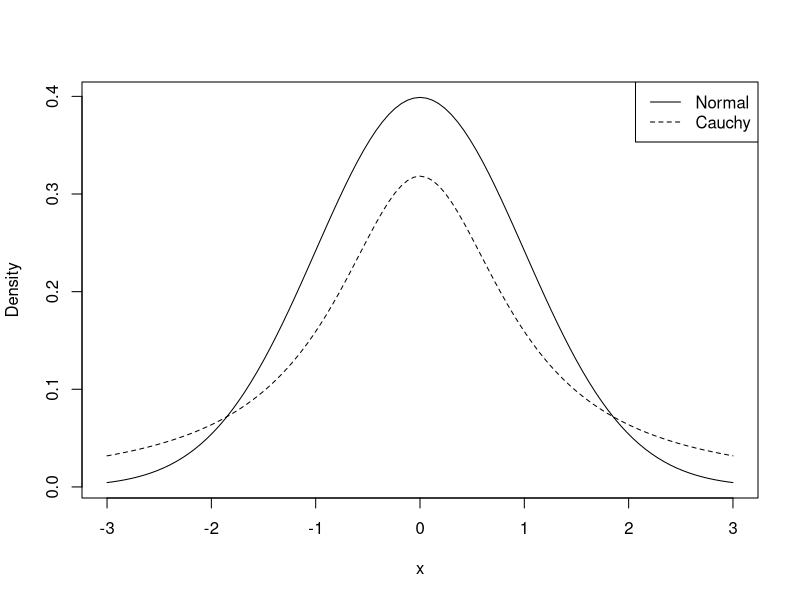
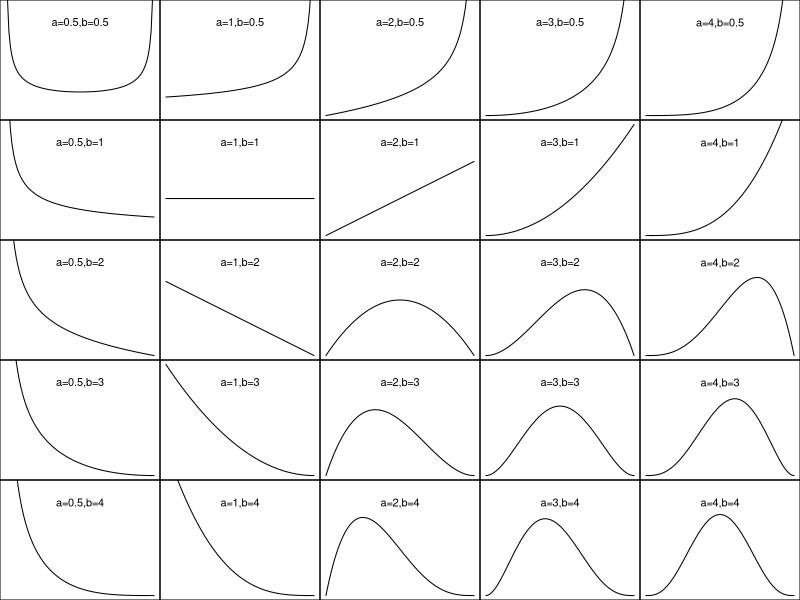
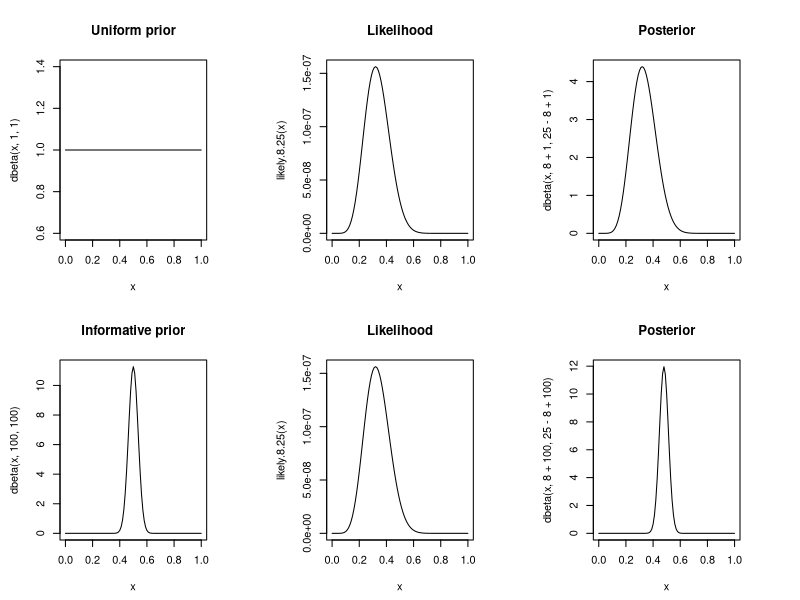
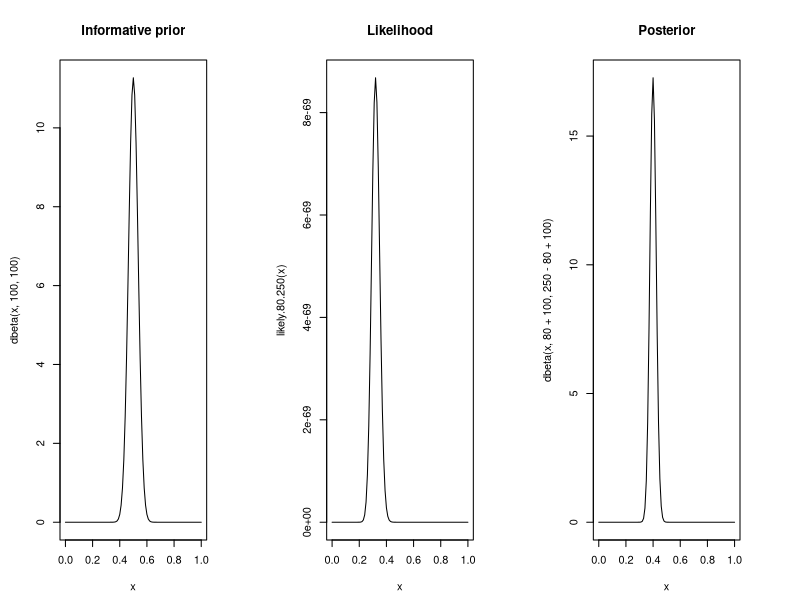
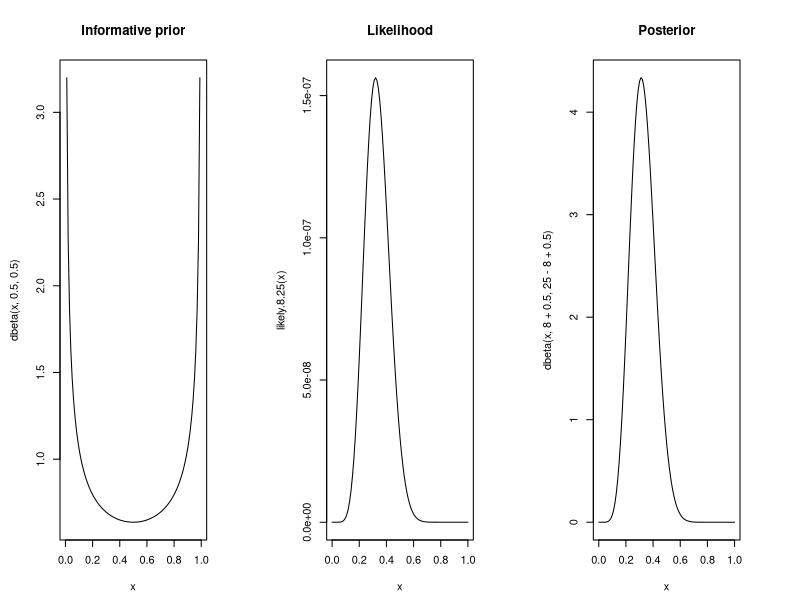
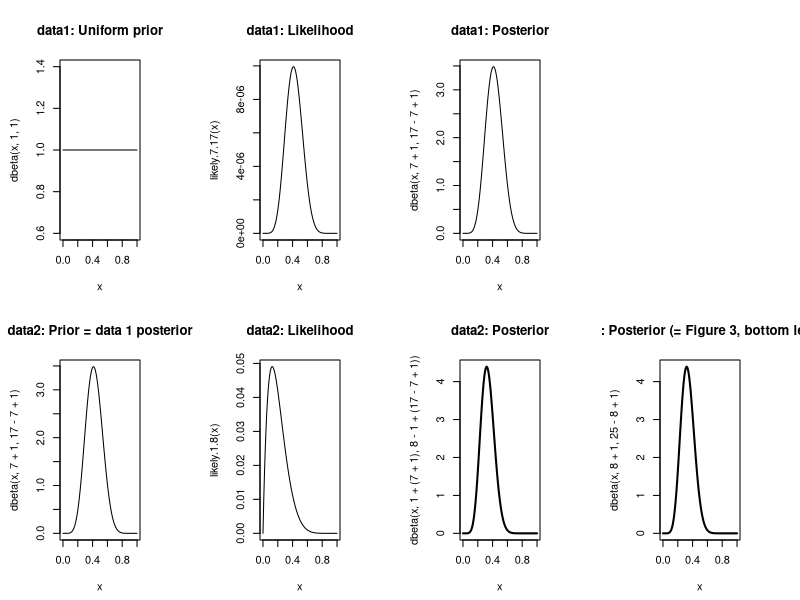

Source code (R) for these figures, in order:
# Figure 1
tiff(filename = "ch14.figure1.tiff", height = 1350, width = 1800, unit = "px",
     compression = c("lzw"), res = 300)

curve(dnorm(x), -3, 3, ylab = "Density") # Plot normal distribution (solid line) 
curve(dt(x,1), -3, 3, add = T, lty = 2) 
legend("topright", lty = c(1, 2), legend=c("Normal", "Cauchy"))

dev.off()

# Figure 2
tiff(filename = "ch14.figure2.tiff", height = 1800, width = 1800, unit = "px",
     compression = c("lzw"), res = 300)

par(mfrow=c(5, 5), mai=c(0, 0, 0, 0))
a.val = c(0.5, 1:4)
b.val = c(0.5, 1:4)
for (b in b.val) { 
  for (a in a.val) { 
    curve(dbeta(x, a, b), 0, 1, 
      xaxt = "n", yaxt = "n", ylim = c(0, 3)) 
      curve.label = paste("a=", a, ",b=", b, sep="")
      text(0.5, 2.5, labels = curve.label)
  } 
}

dev.off()

# Figure 3
tiff(filename = "ch14.figure3.tiff", height = 1350, width = 1800, unit = "px",
     compression = c("lzw"), res = 300)

likely.8.25 = function(theta) { theta ^ 8 * (1 - theta) ^ (25 - 8) }
par(mfrow = c(2, 3), mai = rep(0.6, 4)) 
curve(dbeta(x, 1, 1), 0, 1, main = "Uniform prior") 
curve(likely.8.25(x), 0, 1, main="Likelihood") 
curve(dbeta(x, 8+1, 25-8+1), 0, 1, main = "Posterior") 
curve(dbeta(x,100,100),0,1,main = "Informative prior") 
curve(likely.8.25(x), 0, 1, main="Likelihood") 
curve(dbeta(x, 8+100, 25-8+100), 0, 1, main = "Posterior") 

dev.off()

# Figure 4
tiff(filename = "ch14.figure4.tiff", height = 800, width = 1800, unit = "px",
     compression = c("lzw"), res = 300)

likely.80.250 = function(theta) { theta ^ 80 * (1 - theta) ^ (250 - 80) }
par(mfrow = c(1, 3), mai = rep(0.6, 4)) 
curve(dbeta(x, 100, 100), 0, 1,main = "Informative prior") 
curve(likely.80.250(x), 0, 1, main = "Likelihood") 
curve(dbeta(x, 80+100, 250-80+100), 0, 1, main = "Posterior") 

dev.off()

# Figure 5
tiff(filename = "ch14.figure5.tiff", height = 800, width = 1800, unit = "px",
     compression = c("lzw"), res = 300)

likely.8.25 = function(theta) { theta ^ 8 * (1 - theta) ^ (25 - 8) }
par(mfrow = c(1, 3), mai = rep(0.6, 4)) 
curve(dbeta(x, 0.5, 0.5), 0, 1,main = "Informative prior") 
curve(likely.8.25(x), 0, 1, main = "Likelihood") 
curve(dbeta(x, 8+0.5, 25-8+0.5), 0, 1, main = "Posterior") 

dev.off()

# Figure 6

data1 = c(rep(1, 6), rep(0, 10), 1)	
length(data1)				                
sum(data1)					                 
data2 = c(rep(0, 7), 1)			        
length(data2)				                
sum(data2)					                 
length(c(data1, data2))			        
sum(c(data1, data2))			          

tiff(filename = "ch14.figure6.tiff", height = 1350, width = 3000, unit = "px",
     compression = c("lzw"), res = 300)

likely.7.17 = function(theta) { theta ^ 7 * (1 - theta) ^ (17 - 7) } 
likely.1.8 = function(theta) { theta ^ 1 * (1 - theta) ^ (8 - 1) } 
par(mfrow = c(2, 4), mai = rep(0.6, 4)) 
curve(dbeta(x, 1, 1), 0, 1, main = "data1: Uniform prior") 
curve(likely.7.17(x), 0, 1, main = "data1: Likelihood") 
curve(dbeta(x, 7+1, 17-7+1), 0, 1, main = "data1: Posterior") 
frame() 
curve(dbeta(x, 7+1, 17-7+1), 0, 1, main="data2: Prior = data 1 posterior") 
curve(likely.1.8(x), 0, 1, main="data2: Likelihood") 
curve(dbeta(x, 1+(7+1), 8-1+(17-7+1)), 0, 1, lwd = 2, 
      main = "data2: Posterior") 
curve(dbeta(x, 8+1, 25-8+1), 0, 1, lwd = 2, 
      main = "All: Posterior (= Figure 3, bottom left)") 

dev.off()